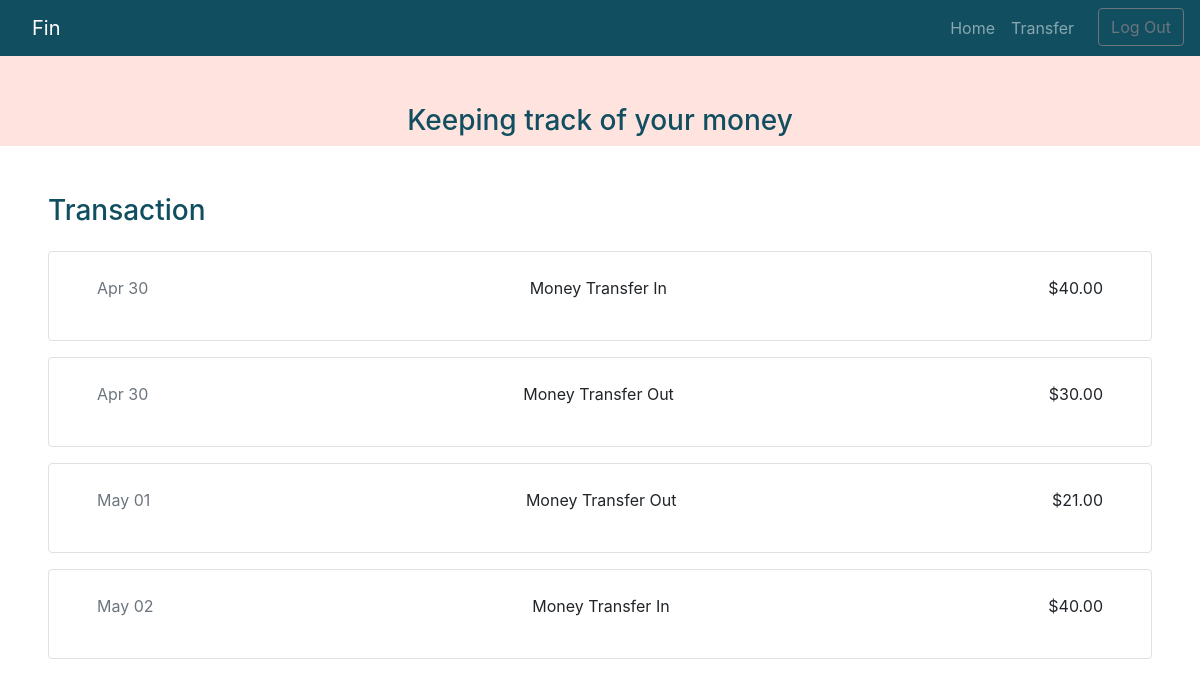
/spending (signed in), run on the app's committed database.
### budget/models.py (models this page shows, shortened)
class Spending(models.Model):
    user = models.ForeignKey("User", on_delete=models.CASCADE)
    timestamp = models.DateTimeField(auto_now_add=True)
    item = models.CharField(max_length=100, null=True)
    item_price = models.DecimalField(max_digits=10, decimal_places=2)
    category = models.ForeignKey("Category", on_delete=models.CASCADE)

### budget/views.py (the view)
# urls.py: path("spending", views.spending_view, name="spending"),
@login_required
def spending_view(request):
    spending = Spending.objects.filter(
        user=request.user
    )
    return render(request, "budget/spending.html", {
        "spendings":spending,
    })

### budget/templates/budget/spending.html (shortened to what this page needs)
{% extends "budget/layout.html" %}
{% load static %}
{% block body %}
    <div class="d-flex flex-column justify-content-around secondary-color-bg ">
        <h3 class="pt-5 align-self-center primary-color">Keeping track of your money</h3>
    </div>
   <div id="transfer-histroy">
        <h3 class="mt-5 mb-4 ml-5 primary-color ">Transaction</h3>
        {%if spendings%}
            {% for spending in spendings %}
                <div class="d-flex flex-row justify-content-between py-4 px-5 mx-5 my-3 border rounded">
                        <p class="text-muted">{{spending.timestamp|date:"M d"}}</p>
                        <p>{{spending.item}}</p>
                        <p>${{spending.item_price}}</p>
                </div>
            {% endfor %}
        {% else %}
            <p class="text-muted mx-5">No transaction history</p>
        {% endif %}
    </div>
{% endblock %}

### budget/static/budget/styles.css (style rules this page uses)
.secondary-color-bg { background-color: #ffe3de; }
.primary-color { color: #114e60; }

### data on the page
Spending: timestamp "Apr 30", item "Money Transfer In", item_price "40.00"
Spending: timestamp "Apr 30", item "Money Transfer Out", item_price "30.00"
Spending: timestamp "May 01", item "Money Transfer Out", item_price "21.00"
Spending: timestamp "May 02", item "Money Transfer In", item_price "40.00"
